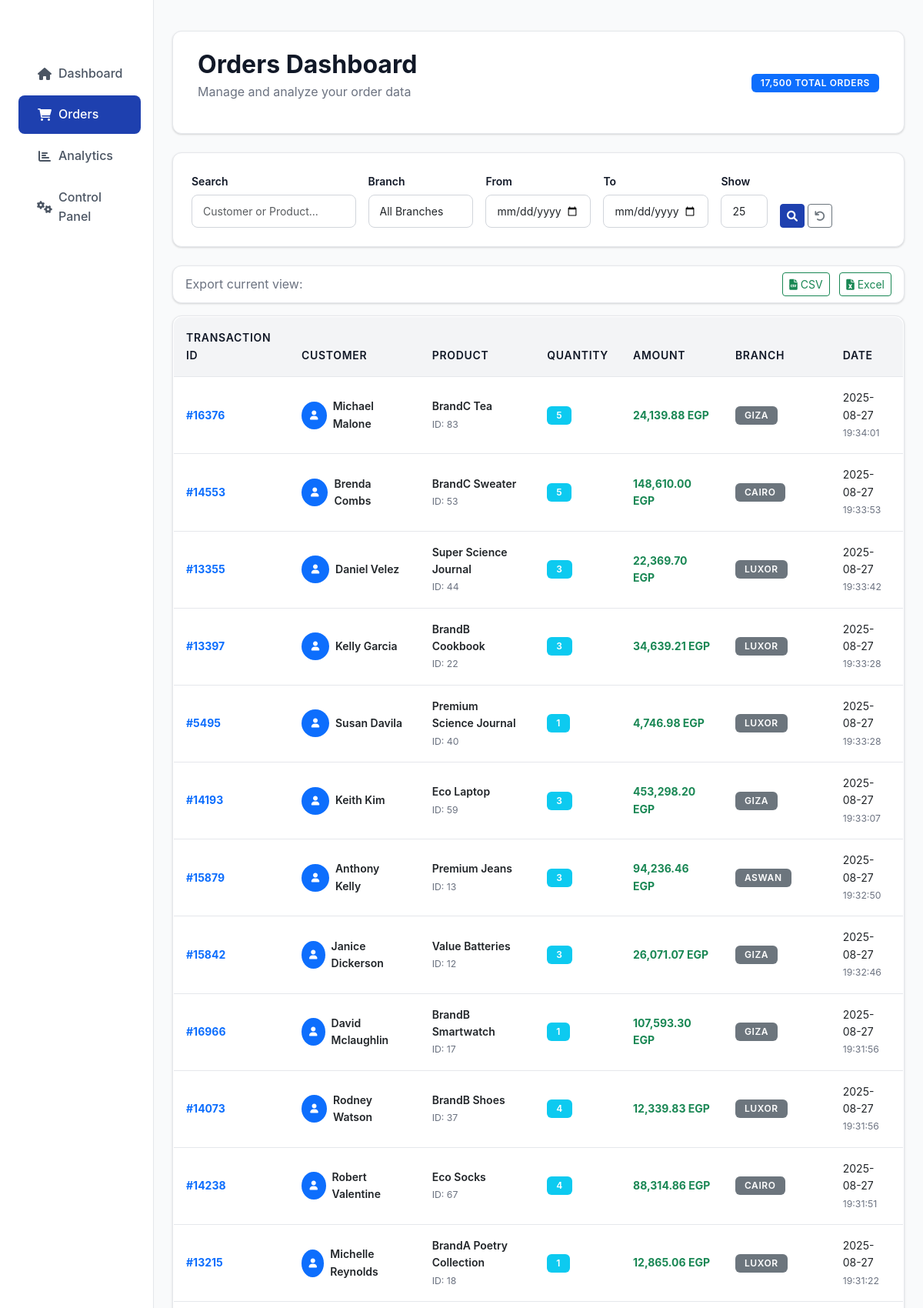
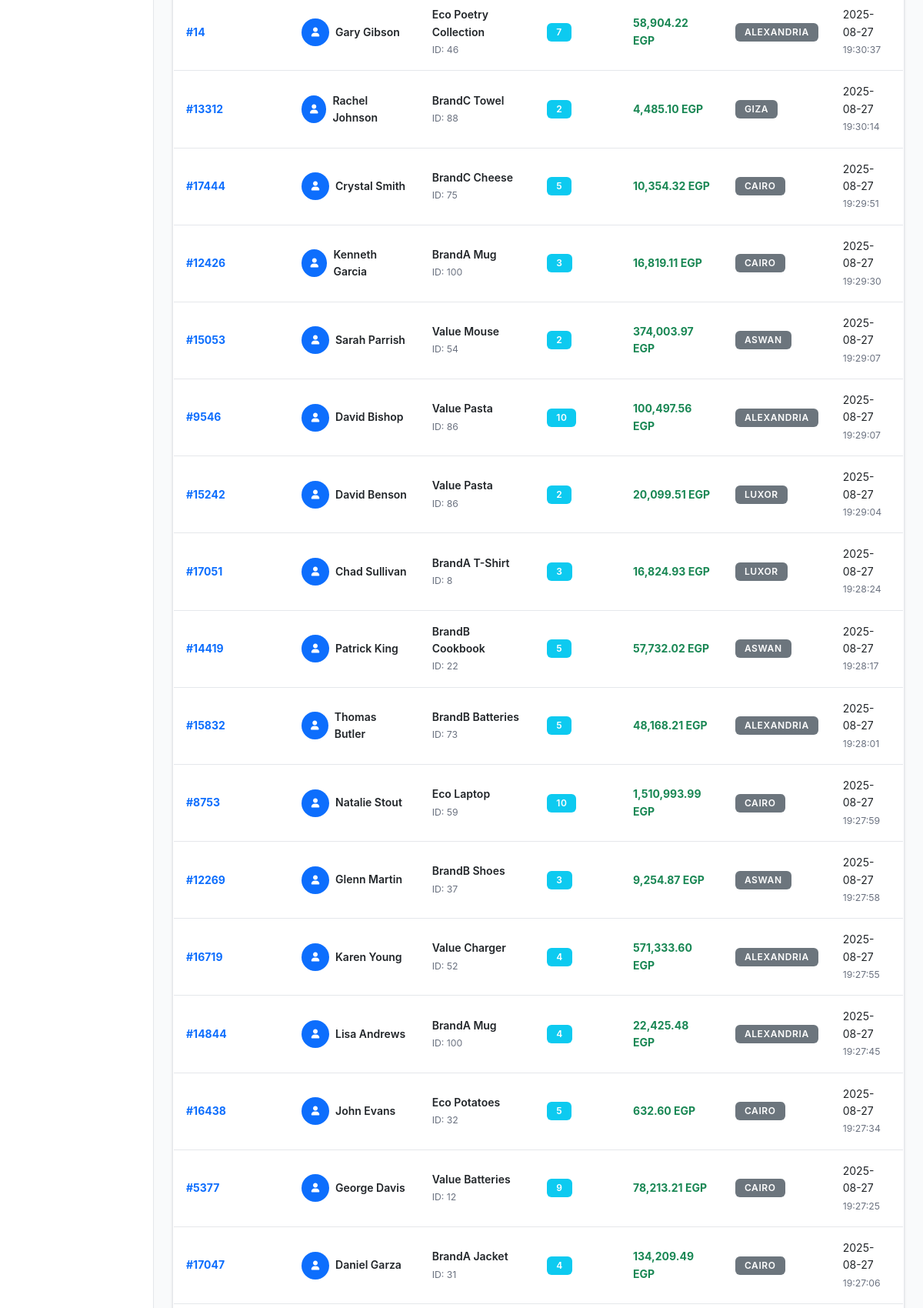
The app's page /orders?page=3&search=&branch=&date_from=&date_to=&per_page= (upper part) with its own data (2 pictures, top to bottom).
### tables this page shows
CREATE TABLE orders (
        transaction_id INTEGER PRIMARY KEY,
        product_id INTEGER,
        quantity INTEGER,
        product_name TEXT,
        amount REAL,
        customer_full_name TEXT,
        transaction_date TEXT,
        branch TEXT,
        transaction_date_key INTEGER
    );

### app.py (the view)
@app.route('/orders')
def orders_dashboard():
    page = request.args.get('page', 1, type=int)
    per_page = request.args.get('per_page', 50, type=int)
    search = request.args.get('search', '', type=str)
    branch_filter = request.args.get('branch', '', type=str)
    date_from = request.args.get('date_from', '', type=str)
    date_to = request.args.get('date_to', '', type=str)
    try:
        conn = get_db_connection()
        query = 'SELECT * FROM orders WHERE 1=1'
        params = []
        if search:
            query += ' AND (customer_full_name LIKE ? OR product_name LIKE ?)'
            params.extend([f'%{search}%', f'%{search}%'])
        if branch_filter:
            query += ' AND branch = ?'
            params.append(branch_filter)
        if date_from:
            query += ' AND transaction_date >= ?'
            params.append(date_from)
        if date_to:
            query += ' AND transaction_date <= ?'
            params.append(date_to)
        count_query = query.replace('SELECT *', 'SELECT COUNT(*)')
        total_orders = conn.execute(count_query, params).fetchone()[0]
        query += ' ORDER BY transaction_date DESC LIMIT ? OFFSET ?'
        params.extend([per_page, (page - 1) * per_page])
        orders = conn.execute(query, params).fetchall()
        orders = [dict(order) for order in orders]
        branches = conn.execute('SELECT DISTINCT branch FROM orders ORDER BY branch').fetchall()
        branches = [row[0] for row in branches]
        conn.close()
        total_pages = (total_orders + per_page - 1) // per_page
        pagination = {
            'page': page,
            'per_page': per_page,
            'total': total_orders,
            'total_pages': total_pages,
            'has_prev': page > 1,
            'has_next': page < total_pages,
            'prev_num': page - 1 if page > 1 else None,
            'next_num': page + 1 if page < total_pages else None
        }
        return render_template('orders.html',
                             orders=orders,
                             pagination=pagination,
                             branches=branches,
                             filters={
                                 'search': search,
                                 'branch': branch_filter,
                                 'date_from': date_from,
                                 'date_to': date_to
                             })
    except Exception as e:
        print(f'Error loading orders: {str(e)}')
        pagination = {
            'page': page,
            'per_page': per_page,
            'total': 0,
            'total_pages': 0,
            'has_prev': page > 1,
            'has_next': False,
            'prev_num': page - 1 if page > 1 else None,
            'next_num': None
        }
        return render_template('orders.html',
                             orders=[],
                             pagination=pagination,
                             branches=[],
                             filters={
                                 'search': search,
                                 'branch': branch_filter,
                                 'date_from': date_from,
                                 'date_to': date_to
                             })

### app.py (called while the page is built)
def get_db_connection():
    conn = sqlite3.connect(DATABASE_URL)
    conn.row_factory = sqlite3.Row
    return conn

### templates/orders.html (shortened to what this page needs)
{% extends "base.html" %}
{% block content %}
<div class="page-header">
    <div class="d-flex justify-content-between align-items-center">
        <div>
            <h1 class="h2 mb-1">Orders Dashboard</h1>
            <p class="text-muted">Manage and analyze your order data</p>
        </div>
        <div>
            {% if pagination and pagination.total %}
                <span class="badge bg-primary">{{ "{:,}".format(pagination.total) }} Total Orders</span>
            {% endif %}
        </div>
    </div>
</div>
<div class="filter-card">
    <form method="GET" id="filterForm">
        <div class="row g-3 align-items-end">
            <div class="col-lg-3 col-md-4">
                <label for="search" class="form-label">Search</label>
                <input type="text" class="form-control form-control-sm" id="search" name="search"
                       placeholder="Customer or Product..." value="{{ filters.search or '' }}">
            </div>
            <div class="col-lg-2 col-md-3">
                <label for="branch" class="form-label">Branch</label>
                <select class="form-select form-select-sm" id="branch" name="branch">
                    <option value="">All Branches</option>
                </select>
            </div>
            <div class="col-lg-2 col-md-3">
                <label for="date_from" class="form-label">From</label>
                <input type="date" class="form-control form-control-sm" id="date_from" name="date_from"
                       value="{{ filters.date_from or '' }}" style="position: relative; z-index: 1;">
            </div>
            <div class="col-lg-2 col-md-3">
                <label for="date_to" class="form-label">To</label>
                <input type="date" class="form-control form-control-sm" id="date_to" name="date_to"
                       value="{{ filters.date_to or '' }}" style="position: relative; z-index: 1;">
            </div>
            <div class="col-lg-1 col-md-2">
                <label for="per_page" class="form-label">Show</label>
                <select class="form-select form-select-sm" id="per_page" name="per_page">
                    <option value="25" {{ 'selected' if request.args.get('per_page', '50') == '25' }}>25</option>
                </select>
            </div>
            <div class="col-lg-2 col-md-3">
                <div class="d-flex gap-1">
                    <button type="submit" class="btn btn-primary btn-sm">
                        <i class="fas fa-search"></i>
                    </button>
                    <a href="{{ url_for('orders_dashboard') }}" class="btn btn-outline-secondary btn-sm">
                        <i class="fas fa-undo"></i>
                    </a>
                </div>
            </div>
        </div>
    </form>
</div>
<div class="row mb-3">
    <div class="col-12">
        <div class="card">
            <div class="card-body py-2">
                <div class="d-flex justify-content-between align-items-center">
                    <span class="text-muted">Export current view:</span>
                    <div>
                        <a href="#" class="btn btn-sm btn-outline-success me-2" onclick="exportData('csv')">
                            <i class="fas fa-file-csv me-1"></i>CSV
                        </a>
                        <a href="#" class="btn btn-sm btn-outline-success" onclick="exportData('excel')">
                            <i class="fas fa-file-excel me-1"></i>Excel
                        </a>
                    </div>
                </div>
            </div>
        </div>
    </div>
</div>
<div class="card">
    <div class="card-body p-0">
        {% if orders %}
            <div class="table-responsive">
                <table class="table table-hover mb-0">
                    <thead>
                        <tr>
                            <th>Transaction ID</th>
                            <th>Customer</th>
                            <th>Product</th>
                            <th>Quantity</th>
                            <th>Amount</th>
                            <th>Branch</th>
                            <th>Date</th>
                        </tr>
                    </thead>
                    <tbody>
                        {% for order in orders %}
                            <tr>
                                <td>
                                    <strong class="text-primary">#{{ order.transaction_id }}</strong>
                                </td>
                                <td>
                                    <div class="d-flex align-items-center">
                                        <div class="avatar-sm bg-primary rounded-circle d-flex align-items-center justify-content-center me-2">
                                            <i class="fas fa-user text-white"></i>
                                        </div>
                                        <div>
                                            <div class="fw-semibold">{{ order.customer_full_name }}</div>
                                        </div>
                                    </div>
                                </td>
                                <td>
                                    <div>
                                        <div class="fw-semibold">{{ order.product_name }}</div>
                                        <small class="text-muted">ID: {{ order.product_id }}</small>
                                    </div>
                                </td>
                                <td>
                                    <span class="badge bg-info">{{ order.quantity }}</span>
                                </td>
                                <td>
                                    <strong class="text-success">{{ "{:,.2f}".format(order.amount) }} EGP</strong>
                                </td>
                                <td>
                                    <span class="badge bg-secondary">{{ order.branch }}</span>
                                </td>
                                <td>
                                    <div>
                                        <div>{{ order.transaction_date.split(' ')[0] if order.transaction_date else 'N/A' }}</div>
                                        <small class="text-muted">{{ order.transaction_date.split(' ')[1] if order.transaction_date and ' ' in order.transaction_date else '' }}</small>
                                    </div>
                                </td>
                            </tr>
                        {% endfor %}
                    </tbody>
                </table>
            </div>
        {% endif %}
    </div>
</div>
{% endblock %}

### templates/base.html (shortened to what this page needs)
<!DOCTYPE html>
<html lang="en">
<head>
    <link href="https://cdn.jsdelivr.net/npm/bootstrap@5.3.0/dist/css/bootstrap.min.css" rel="stylesheet">
    <link href="https://cdnjs.cloudflare.com/ajax/libs/font-awesome/6.0.0/css/all.min.css" rel="stylesheet">
</head>
<body>
    <div class="container-fluid">
        <div class="row">
            <nav class="col-md-3 col-lg-2 d-md-block sidebar collapse">
                <div class="position-sticky pt-3">
                    <div class="text-center mb-4">
                        <h4 class="text-white"><i class="fas fa-chart-line me-2"></i>Market Flow</h4>
                    </div>
                    <ul class="nav flex-column">
                        <li class="nav-item">
                            <a class="nav-link {{ 'active' if request.endpoint == 'home' }}" href="{{ url_for('home') }}">
                                <i class="fas fa-home me-2"></i>
                                Dashboard
                            </a>
                        </li>
                        <li class="nav-item">
                            <a class="nav-link {{ 'active' if request.endpoint == 'orders_dashboard' }}" href="{{ url_for('orders_dashboard') }}">
                                <i class="fas fa-shopping-cart me-2"></i>
                                Orders
                            </a>
                        </li>
                        <li class="nav-item">
                            <a class="nav-link {{ 'active' if request.endpoint == 'visualizations' }}" href="{{ url_for('visualizations') }}">
                                <i class="fas fa-chart-bar me-2"></i>
                                Analytics
                            </a>
                        </li>
                        <li class="nav-item">
                            <a class="nav-link {{ 'active' if request.endpoint == 'control_panel' }}" href="{{ url_for('control_panel') }}">
                                <i class="fas fa-cogs me-2"></i>
                                Control Panel
                            </a>
                        </li>
                    </ul>
                </div>
            </nav>
            <main class="col-md-9 ms-sm-auto col-lg-10 px-md-4 content-wrapper">
                <div class="pt-3">
                    {% block content %}{% endblock %}
                </div>
            </main>
        </div>
    </div>
</body>
</html>

### templates/base.html (style rules this page uses)
:root { --primary-color: #1e40af; --primary-light: #3b82f6; --secondary-color: #059669; --accent-color: #7c3aed; --success-color: #10b981; --warning-color: #f59e0b; --danger-color: #ef4444; --info-color: #06b6d4; --gray-50: #f9fafb; --gray-100: #f3f4f6; --gray-200: #e5e7eb; --gray-300: #d1d5db; --gray-400: #9ca3af; --gray-500: #6b7280; --gray-600: #4b5563; --gray-700: #374151; --gray-800: #1f2937; --gray-900: #111827; }
body { font-family: 'Inter', 'Segoe UI', system-ui, -apple-system, sans-serif; background-color: var(--gray-50); color: var(--gray-900); line-height: 1.6; }
.card { border: 1px solid var(--gray-200); border-radius: 12px; box-shadow: 0 1px 3px rgba(0, 0, 0, 0.1), 0 1px 2px rgba(0, 0, 0, 0.06); transition: all 0.2s ease; background: white; }
.btn-primary { background-color: var(--primary-color); border-color: var(--primary-color); color: white; }
.sidebar { background-color: white; min-height: 100vh; border-right: 1px solid var(--gray-200); box-shadow: 0 0 0 1px rgba(0, 0, 0, 0.05); }
.sidebar .nav-link { color: var(--gray-600); padding: 0.75rem 1.5rem; border-radius: 8px; margin: 0.125rem 0.75rem; transition: all 0.15s ease; font-weight: 500; text-decoration: none; display: flex; align-items: center; }
.sidebar .nav-link.active { background-color: var(--primary-color); color: white; }
.sidebar .nav-link i { width: 20px; text-align: center; margin-right: 0.75rem; }
.content-wrapper { min-height: 100vh; background-color: var(--gray-50); padding: 1.5rem; }
.page-header { background: white; padding: 1.5rem 2rem; border-radius: 12px; margin-bottom: 1.5rem; border: 1px solid var(--gray-200); box-shadow: 0 1px 3px rgba(0, 0, 0, 0.1), 0 1px 2px rgba(0, 0, 0, 0.06); }
.page-header h1 { color: var(--gray-900); font-weight: 700; margin-bottom: 0.5rem; }
.filter-card { background: white; padding: 1.5rem; border-radius: 12px; margin-bottom: 1.5rem; border: 1px solid var(--gray-200); box-shadow: 0 1px 3px rgba(0, 0, 0, 0.1), 0 1px 2px rgba(0, 0, 0, 0.06); }
.form-control, .form-select { border-radius: 8px; border: 1px solid var(--gray-300); padding: 0.625rem 0.875rem; transition: all 0.15s ease; background: white; font-size: 0.875rem; }
input[type="date"] { position: relative; z-index: 2; }
.form-control-sm, .form-select-sm { font-size: 0.875rem; }
.filter-card .form-label { font-weight: 600; margin-bottom: 0.375rem; font-size: 0.875rem; }
.badge { border-radius: 6px; padding: 0.375rem 0.75rem; font-weight: 600; font-size: 0.75rem; text-transform: uppercase; letter-spacing: 0.05em; }
.table { border-radius: 12px; overflow: hidden; border: 1px solid var(--gray-200); }
.table thead th { background-color: var(--gray-100); color: var(--gray-900); border-bottom: 1px solid var(--gray-200); padding: 1rem; font-weight: 600; font-size: 0.875rem; text-transform: uppercase; letter-spacing: 0.05em; }
.table tbody td { padding: 1rem; border-color: var(--gray-200); vertical-align: middle; font-size: 0.875rem; }
.avatar-sm { width: 36px; height: 36px; font-size: 0.75rem; border-radius: 50%; }
.text-muted { color: var(--gray-500) !important; }

### records on screen
orders: transaction_id "14", customer_full_name "Gary Gibson", product_name "Eco Poetry Collection", product_id "46", quantity "7", amount "58,904.22", branch "ALEXANDRIA", transaction_date "2025-08-27", transaction_date "19:30:37", transaction_id "9546", customer_full_name "David Bishop", product_name "Value Pasta", product_id "86", quantity "10", amount "100,497.56", transaction_date "19:29:07", transaction_id "15832", customer_full_name "Thomas Butler", product_name "BrandB Batteries", product_id "73", quantity "5", amount "48,168.21", transaction_date "19:28:01", transaction_id "16719", customer_full_name "Karen Young", product_name "Value Charger", product_id "52", quantity "4", amount "571,333.60", transaction_date "19:27:55", transaction_id "14844", customer_full_name "Lisa Andrews", product_name "BrandA Mug", product_id "100", amount "22,425.48", transaction_date "19:27:45"

### other values on screen
{{ "{:,}".format(pagination.total) }} "17,500"
{{ order.transaction_id }} "16376" "14553" "13355" "13397" "5495" "14193" "15879" "15842" "16966" "14073" "14238" "13215" "13312" "17444" "12426" "15053" "15242" "17051" "14419" "8753" "12269" "16438" "5377" "17047"
{{ order.customer_full_name }} "Michael Malone" "Brenda Combs" "Daniel Velez" "Kelly Garcia" "Susan Davila" "Keith Kim" "Anthony Kelly" "Janice Dickerson" "David Mclaughlin" "Rodney Watson" "Robert Valentine" "Michelle Reynolds" "Rachel Johnson" "Crystal Smith" "Kenneth Garcia" "Sarah Parrish" "David Benson" "Chad Sullivan" "Patrick King" "Natalie Stout" "Glenn Martin" "John Evans" "George Davis" "Daniel Garza"
{{ order.product_name }} "BrandC Tea" "BrandC Sweater" "Super Science Journal" "BrandB Cookbook" "Premium Science Journal" "Eco Laptop" "Premium Jeans" "Value Batteries" "BrandB Smartwatch" "BrandB Shoes" "Eco Socks" "BrandA Poetry Collection" "BrandC Towel" "BrandC Cheese" "BrandA Mug" "Value Mouse" "Value Pasta" "BrandA T-Shirt" "BrandB Cookbook" "Eco Laptop" "BrandB Shoes" "Eco Potatoes" "Value Batteries" "BrandA Jacket"
{{ order.product_id }} "83" "53" "44" "22" "40" "59" "13" "12" "17" "37" "67" "18" "88" "75" "100" "54" "86" "8" "22" "59" "37" "32" "12" "31"
{{ order.quantity }} "5" "5" "3" "3" "1" "3" "3" "3" "1" "4" "4" "1" "2" "5" "3" "2" "2" "3" "5" "10" "3" "5" "9" "4"
{{ "{:,.2f}".format(order.amount) }} "24,139.88" "148,610.00" "22,369.70" "34,639.21" "4,746.98" "453,298.20" "94,236.46" "26,071.07" "107,593.30" "12,339.83" "88,314.86" "12,865.06" "4,485.10" "10,354.32" "16,819.11" "374,003.97" "20,099.51" "16,824.93" "57,732.02" "1,510,993.99" "9,254.87" "632.60" "78,213.21" "134,209.49"
{{ order.branch }} "GIZA" "CAIRO" "LUXOR" "LUXOR" "LUXOR" "GIZA" "ASWAN" "GIZA" "GIZA" "LUXOR" "CAIRO" "LUXOR" "GIZA" "CAIRO" "CAIRO" "ASWAN" "LUXOR" "LUXOR" "ASWAN" "CAIRO" "ASWAN" "CAIRO" "CAIRO" "CAIRO"
